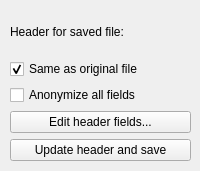
<?xml version="1.0" encoding="UTF-8"?>
<ui version="4.0">
 <class>saveToEdf</class>
 <widget class="QWidget" name="saveToEdf">
  <property name="windowModality">
   <enum>Qt::NonModal</enum>
  </property>
  <property name="geometry">
   <rect>
    <x>0</x>
    <y>0</y>
    <width>200</width>
    <height>171</height>
   </rect>
  </property>
  <property name="windowTitle">
   <string>Save to EDF</string>
  </property>
  <widget class="QWidget" name="gridLayoutWidget">
   <property name="geometry">
    <rect>
     <x>10</x>
     <y>10</y>
     <width>181</width>
     <height>151</height>
    </rect>
   </property>
   <layout class="QGridLayout" name="layout">
    <item row="0" column="0">
     <widget class="QLabel" name="label">
      <property name="text">
       <string>Header for saved file:</string>
      </property>
     </widget>
    </item>
    <item row="3" column="0">
     <widget class="QPushButton" name="btn_editFields">
      <property name="text">
       <string>Edit header fields...</string>
      </property>
     </widget>
    </item>
    <item row="4" column="0">
     <widget class="QPushButton" name="btn_anonAndSave">
      <property name="text">
       <string>Update header and save</string>
      </property>
     </widget>
    </item>
    <item row="2" column="0">
     <widget class="QCheckBox" name="cbox_anon">
      <property name="text">
       <string>Anonymize all fields</string>
      </property>
     </widget>
    </item>
    <item row="1" column="0">
     <widget class="QCheckBox" name="cbox_orig">
      <property name="text">
       <string>Same as original file</string>
      </property>
      <property name="checked">
       <bool>true</bool>
      </property>
     </widget>
    </item>
   </layout>
  </widget>
 </widget>
 <resources/>
 <connections/>
</ui>
